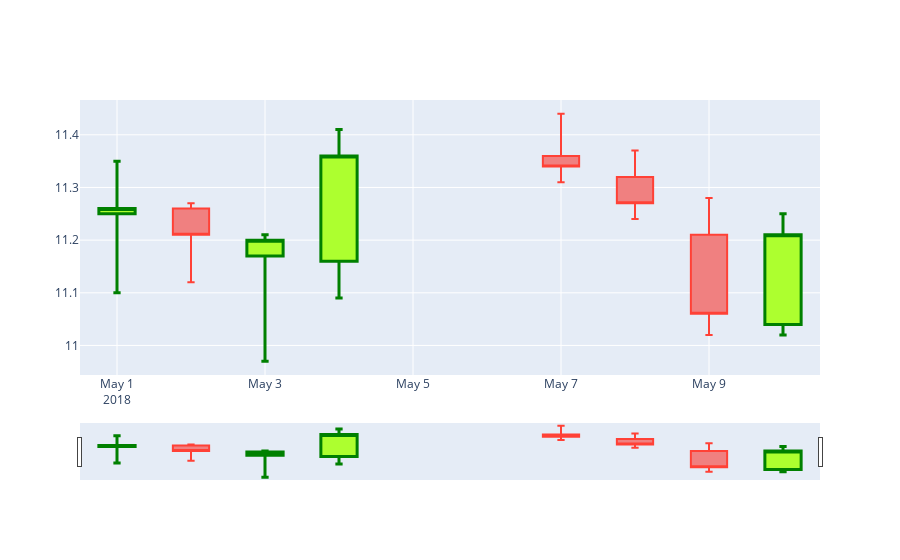

Write notebook code for a chart like this one.
### Code cell
fig = dict(data=data)

offline.iplot(fig)

### Figure 1 — Plotly figure (JSON) as saved in the notebook; plotly's stock layout.template omitted (floating-point values rounded to 4 significant figures)
{"data": [{"x": ["2018-05-01T00:00:00", "2018-05-02T00:00:00", "2018-05-03T00:00:00", "2018-05-04T00:00:00", "2018-05-07T00:00:00", "2018-05-08T00:00:00", "2018-05-09T00:00:00", "2018-05-10T00:00:00"], "type": "candlestick", "high": [11.35, 11.27, 11.21, 11.41, 11.44, 11.37, 11.28, 11.25], "low": [11.1, 11.12, 10.97, 11.09, 11.31, 11.24, 11.02, 11.02], "decreasing": {"fillcolor": "lightcoral"}, "close": [11.26, 11.21, 11.2, 11.36, 11.34, 11.27, 11.06, 11.21], "increasing": {"line": {"color": "green", "width": 3}, "fillcolor": "greenyellow"}, "open": [11.25, 11.26, 11.17, 11.16, 11.36, 11.32, 11.21, 11.04], "whiskerwidth": 0.2}], "layout": {}}
